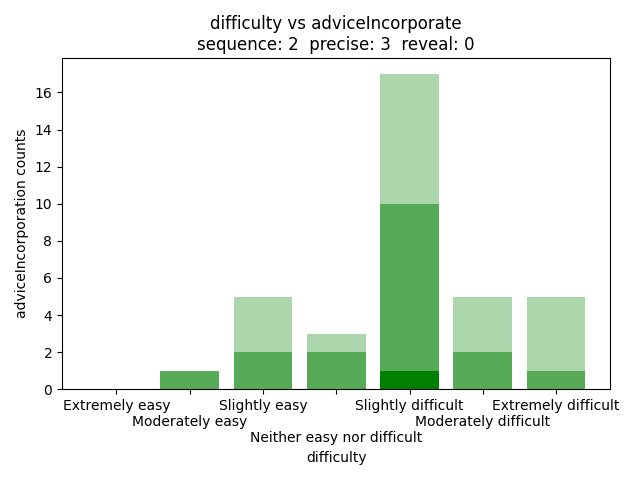

Source code (Python):
import pandas as pd
import matplotlib.pyplot as plt
import seaborn as sns
import numpy as np

data = pd.read_csv("qualitative.csv")
seq = 2
prec = 3
rev = 0
data = data[(data['con.sequence'] == seq) & (data['con.precise'] == prec) & (data['con.reveal'] == rev)]

f1a = data[(data["difficulty"] == "Extremely easy") & (data["adviceIncorporate"] == "Did not follow the advice at all or only rarely")].shape[0]
f1b = data[(data["difficulty"] == "Moderately easy") & (data["adviceIncorporate"] == "Did not follow the advice at all or only rarely")].shape[0]
f1c = data[(data["difficulty"] == "Slightly easy") & (data["adviceIncorporate"] == "Did not follow the advice at all or only rarely")].shape[0]
f1d = data[(data["difficulty"] == "Neither easy nor difficult") & (data["adviceIncorporate"] == "Did not follow the advice at all or only rarely")].shape[0]
f1e = data[(data["difficulty"] == "Slightly difficult") & (data["adviceIncorporate"] == "Did not follow the advice at all or only rarely")].shape[0]
f1f = data[(data["difficulty"] == "Moderately difficult") & (data["adviceIncorporate"] == "Did not follow the advice at all or only rarely")].shape[0]
f1g = data[(data["difficulty"] == "Extremely difficult") & (data["adviceIncorporate"] == "Did not follow the advice at all or only rarely")].shape[0]

f2a = data[(data["difficulty"] == "Extremely easy") & (data["adviceIncorporate"] == "Generally followed the advice but deviated sometimes when I thought I had a better strategy")].shape[0]
f2b = data[(data["difficulty"] == "Moderately easy") & (data["adviceIncorporate"] == "Generally followed the advice but deviated sometimes when I thought I had a better strategy")].shape[0]
f2c = data[(data["difficulty"] == "Slightly easy") & (data["adviceIncorporate"] == "Generally followed the advice but deviated sometimes when I thought I had a better strategy")].shape[0]
f2d = data[(data["difficulty"] == "Neither easy nor difficult") & (data["adviceIncorporate"] == "Generally followed the advice but deviated sometimes when I thought I had a better strategy")].shape[0]
f2e = data[(data["difficulty"] == "Slightly difficult") & (data["adviceIncorporate"] == "Generally followed the advice but deviated sometimes when I thought I had a better strategy")].shape[0]
f2f = data[(data["difficulty"] == "Moderately difficult") & (data["adviceIncorporate"] == "Generally followed the advice but deviated sometimes when I thought I had a better strategy")].shape[0]
f2g = data[(data["difficulty"] == "Extremely difficult") & (data["adviceIncorporate"] == "Generally followed the advice but deviated sometimes when I thought I had a better strategy")].shape[0]

f3a = data[(data["difficulty"] == "Extremely easy") & (data["adviceIncorporate"] == "Always followed the AI advice closely")].shape[0]
f3b = data[(data["difficulty"] == "Moderately easy") & (data["adviceIncorporate"] == "Always followed the AI advice closely")].shape[0]
f3c = data[(data["difficulty"] == "Slightly easy") & (data["adviceIncorporate"] == "Always followed the AI advice closely")].shape[0]
f3d = data[(data["difficulty"] == "Neither easy nor difficult") & (data["adviceIncorporate"] == "Always followed the AI advice closely")].shape[0]
f3e = data[(data["difficulty"] == "Slightly difficult") & (data["adviceIncorporate"] == "Always followed the AI advice closely")].shape[0]
f3f = data[(data["difficulty"] == "Moderately difficult") & (data["adviceIncorporate"] == "Always followed the AI advice closely")].shape[0]
f3g = data[(data["difficulty"] == "Extremely difficult") & (data["adviceIncorporate"] == "Always followed the AI advice closely")].shape[0]


d1 = {
    "f1a": f1a,
    "f1b": f1b,
    "f1c": f1c,
    "f1d": f1d,
    "f1e": f1e,
    "f1f": f1f,
    "f1g": f1g
}

d2 = {
    "f2a": f2a,
    "f2b": f2b,
    "f2c": f2c,
    "f2d": f2d,
    "f2e": f2e,
    "f2f": f2f,
    "f2g": f2g
}

d3 = {
    "f3a": f3a,
    "f3b": f3b,
    "f3c": f3c,
    "f3d": f3d,
    "f3e": f3e,
    "f3f": f3f,
    "f3g": f3g
}



keys1 = list(d1.keys())
keys2 = list(d2.keys())
keys3 = list(d3.keys())

keys = list(["Extremely easy", "\nModerately easy", "Slightly easy", "\n\nNeither easy nor difficult", "Slightly difficult", "\nModerately difficult", "Extremely difficult"])

vals1 = np.array(list(d1.values()))
vals2 = np.array(list(d2.values()))
vals3 = np.array(list(d3.values()))

print(vals1)
print(vals2)
print(vals3)


plt.bar(keys, vals1, color = "green", label = "Did not follow the advice at all or only rarely", alpha = 1)
plt.bar(keys, vals2, bottom = vals1, color = "green", label = "Generally followed the advice but deviated sometimes when I thought I had a better strategy", alpha = 0.66)
base = vals1
plt.bar(keys, vals3, bottom = base + vals2, color = "green", label = "Always followed the AI advice closely", alpha = 0.33)
plt.title("difficulty vs adviceIncorporate" + "\n" + f"sequence: {seq}  precise: {prec}  reveal: {rev}")
plt.xlabel("difficulty")
plt.ylabel("adviceIncorporation counts")
plt.tight_layout()

plt.show()
